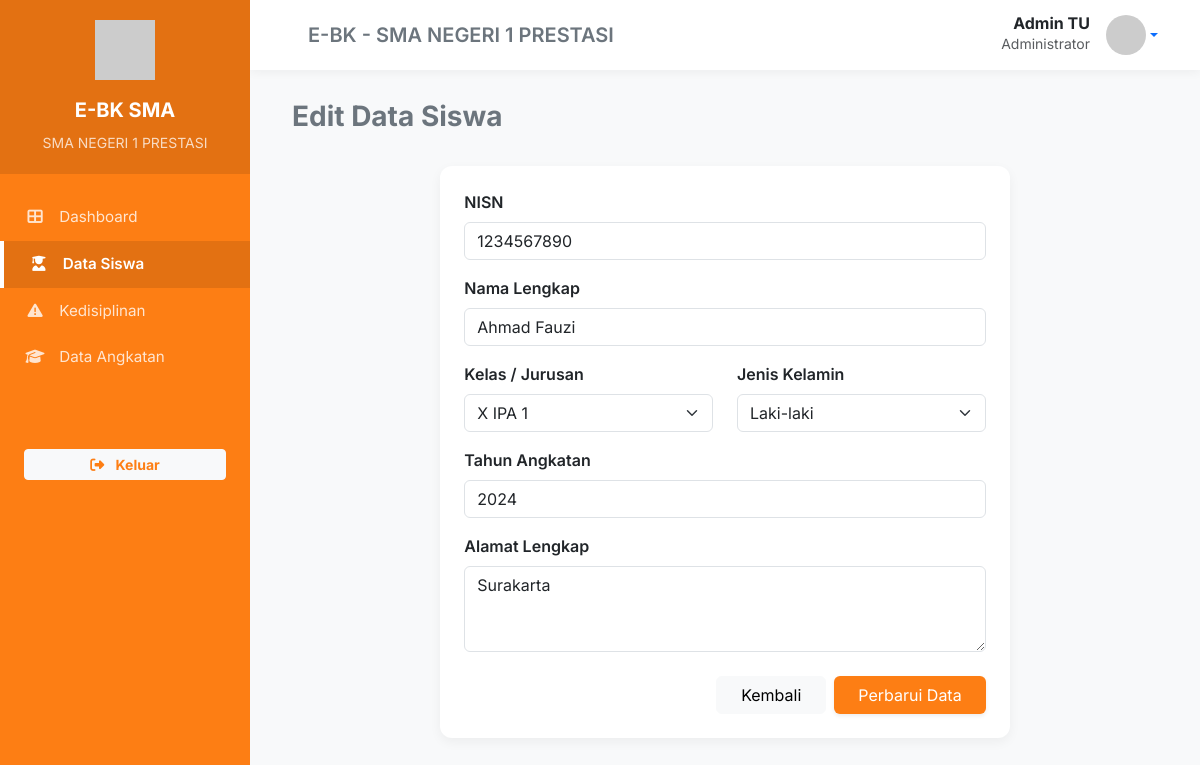
/siswa/edit/1, run on the app's committed database.
### tables this page shows
CREATE TABLE `siswa` (
  `id` int NOT NULL,
  `nisn` varchar(20) NOT NULL,
  `nama` varchar(100) NOT NULL,
  `kelas` varchar(20) NOT NULL,
  `jenis_kelamin` enum('Laki-laki','Perempuan') NOT NULL,
  `alamat` text,
  `total_poin` int DEFAULT '0',
  `foto` varchar(255) DEFAULT 'default.png',
  `created_at` timestamp NULL DEFAULT CURRENT_TIMESTAMP,
  `jumlah_panggilan` int DEFAULT '0',
  `angkatan` varchar(4) DEFAULT '2024'
);

CREATE TABLE `kelas` (
  `id` int NOT NULL,
  `nama_kelas` varchar(50) NOT NULL,
  `walikelas_id` int DEFAULT NULL
);

### application/controllers/Siswa.php (called while the page is built, shortened)
<?php
class Siswa extends CI_Controller {
    public function __construct() {
        $this->load->model('M_Siswa');
    }
    public function edit($id) {
        $data['judul'] = 'Edit Data Siswa';
        $data['s'] = $this->M_Siswa->ambil_by_id($id);
        $data['semua_kelas'] = $this->db->get('kelas')->result();
        $this->form_validation->set_rules('nisn', 'NISN', 'required');
        $this->form_validation->set_rules('nama', 'Nama Lengkap', 'required');
        $this->form_validation->set_rules('angkatan', 'Angkatan', 'required|numeric');
        if ($this->form_validation->run() == FALSE) {
            $this->load->view('templates/header', $data);
            $this->load->view('templates/sidebar', $data);
            $this->load->view('templates/topbar', $data);
            $this->load->view('siswa/edit', $data);
            $this->load->view('templates/footer', $data);
        }
    }
}

### index.php (called while the page is built, shortened)
<?php
require_once BASEPATH.'core/CodeIgniter.php';

### application/models/M_Siswa.php (called while the page is built, shortened)
<?php
class M_Siswa extends CI_Model {
    public function ambil_by_id($id) {
        return $this->db->get_where('siswa', ['id' => $id])->row();
    }
}

### application/views/siswa/edit.php (the view, shortened to what this page needs)
<div class="container-fluid">
    <div class="row mb-4">
        <div class="col-12">
            <h3 class="fw-bold text-secondary">Edit Data Siswa</h3>
        </div>
    </div>
    <div class="row justify-content-center">
        <div class="col-lg-8">
            <div class="card border-0">
                <div class="card-body p-4">
                    <?= form_open('siswa/edit/'.$s->id); ?>
                        <div class="mb-3">
                            <label for="nisn" class="form-label fw-semibold">NISN</label>
                            <input type="text" class="form-control" id="nisn" name="nisn" placeholder="Masukkan 10 digit NISN" value="<?= set_value('nisn', $s->nisn); ?>">
                        </div>
                        <div class="mb-3">
                            <label for="nama" class="form-label fw-semibold">Nama Lengkap</label>
                            <input type="text" class="form-control" id="nama" name="nama" placeholder="Nama lengkap sesuai ijazah" value="<?= set_value('nama', $s->nama); ?>">
                        </div>
                        <div class="row mb-3">
                            <div class="col-md-6">
                                <label for="kelas" class="form-label fw-semibold">Kelas / Jurusan</label>
                                <select class="form-select" id="kelas" name="kelas">
                                    <?php foreach($semua_kelas as $k): ?>
                                        <option value="<?= $k->nama_kelas; ?>" <?= $s->kelas == $k->nama_kelas ? 'selected' : ''; ?>><?= $k->nama_kelas; ?></option>
                                    <?php endforeach; ?>
                                </select>
                            </div>
                            <div class="col-md-6">
                                <label for="jenis_kelamin" class="form-label fw-semibold">Jenis Kelamin</label>
                                <select class="form-select" id="jenis_kelamin" name="jenis_kelamin">
                                    <option value="Laki-laki" <?= $s->jenis_kelamin == 'Laki-laki' ? 'selected' : ''; ?>>Laki-laki</option>
                                </select>
                            </div>
                        </div>
                        <div class="mb-3">
                            <label for="angkatan" class="form-label fw-semibold">Tahun Angkatan</label>
                            <input type="number" class="form-control" id="angkatan" name="angkatan" placeholder="Contoh: 2024" value="<?= set_value('angkatan', $s->angkatan); ?>">
                        </div>
                        <div class="mb-4">
                            <label for="alamat" class="form-label fw-semibold">Alamat Lengkap</label>
                            <textarea class="form-control" id="alamat" name="alamat" rows="3" placeholder="Alamat tinggal saat ini"><?= set_value('alamat', $s->alamat); ?></textarea>
                        </div>
                        <div class="d-flex justify-content-end gap-2">
                            <a href="<?= base_url('siswa'); ?>" class="btn btn-light px-4">Kembali</a>
                            <button type="submit" class="btn btn-utama px-4 shadow-sm">Perbarui Data</button>
                        </div>
                    <?= form_close(); ?>
                </div>
            </div>
        </div>
    </div>
</div>

### application/views/templates/header.php (style rules this page uses)
:root { --warna-utama: #fd7e14; --warna-gelap: #343a40; --warna-terang: #f8f9fa; }
body { font-family: 'Inter', sans-serif; background-color: var(--warna-terang); overflow-x: hidden; }
.card { border: none; border-radius: 12px; box-shadow: 0 4px 12px rgba(0,0,0,0.05); margin-bottom: 25px; }
.btn-utama { background-color: var(--warna-utama); color: white; border: none; }

### data on the page
siswa: nisn "1234567890", nama "Ahmad Fauzi", kelas "X IPA 1", jenis_kelamin "Laki-laki", angkatan "2024", alamat "Surakarta"

### other printed values
$this->session->userdata('nama_lengkap') "Admin TU"
$this->session->userdata('role') "Administrator"
